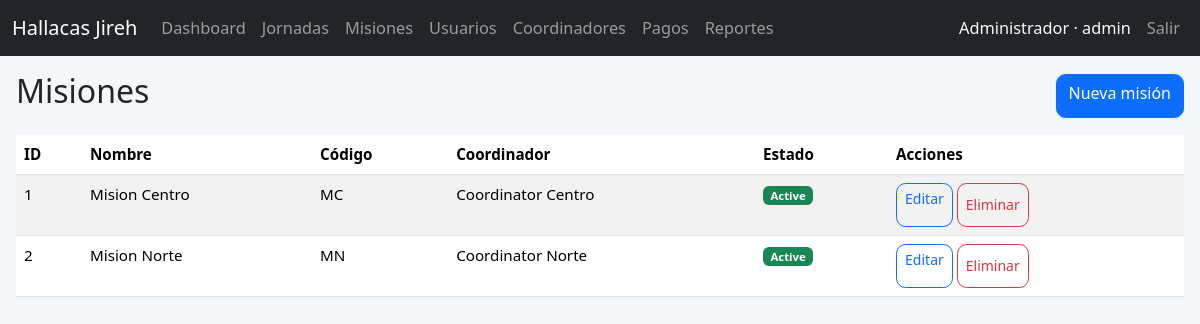
The app's page /index.php?r=missions (signed in) with its own data.
### tables this page shows
CREATE TABLE IF NOT EXISTS missions (
  id INT AUTO_INCREMENT PRIMARY KEY,
  name VARCHAR(120) NOT NULL,
  code VARCHAR(40) NOT NULL UNIQUE,
  description TEXT NULL,
  coordinator_id INT NULL,
  status ENUM('active','inactive') NOT NULL DEFAULT 'active',
  created_at DATETIME NOT NULL DEFAULT CURRENT_TIMESTAMP,
  updated_at DATETIME NOT NULL DEFAULT CURRENT_TIMESTAMP ON UPDATE CURRENT_TIMESTAMP
);

CREATE TABLE IF NOT EXISTS users (
  id INT AUTO_INCREMENT PRIMARY KEY,
  name VARCHAR(120) NOT NULL,
  email VARCHAR(190) NOT NULL UNIQUE,
  password_hash VARCHAR(255) NOT NULL,
  role ENUM('admin','coordinator','jornada_admin','member') NOT NULL DEFAULT 'member',
  mission_id INT NULL,
  jornada_id INT NULL,
  phone VARCHAR(40) NULL,
  status ENUM('active','inactive') NOT NULL DEFAULT 'active',
  created_at DATETIME NOT NULL DEFAULT CURRENT_TIMESTAMP,
  updated_at DATETIME NOT NULL DEFAULT CURRENT_TIMESTAMP ON UPDATE CURRENT_TIMESTAMP,
  FOREIGN KEY (mission_id) REFERENCES missions(id) ON DELETE SET NULL,
  FOREIGN KEY (jornada_id) REFERENCES jornadas(id) ON DELETE SET NULL
);

### app/controllers/MissionController.php (called while the page is built, shortened)
<?php
class MissionController {
    public static function index(): void {
        $missions = Mission::all();
        include BASE_PATH . '/app/views/missions/index.php';
    }
}

### app/models/Mission.php (called while the page is built, shortened)
<?php
class Mission {
    public static function all(bool $onlyActive = false): array {
        $sql = 'SELECT m.*, u.name AS coordinator_name FROM missions m LEFT JOIN users u ON u.id=m.coordinator_id';
        $sql .= ' ORDER BY m.name';
        return DB::query($sql)->fetchAll();
    }
}

### app/db.php (called while the page is built)
<?php
class DB {
    private static ?PDO $pdo = null;
    public static function connect(): PDO {
        if (self::$pdo === null) {
            $dsn = 'mysql:host=' . DB_HOST . ';port=' . DB_PORT . ';dbname=' . DB_NAME . ';charset=utf8mb4';
            $options = [
                PDO::ATTR_ERRMODE => PDO::ERRMODE_EXCEPTION,
                PDO::ATTR_DEFAULT_FETCH_MODE => PDO::FETCH_ASSOC,
                PDO::ATTR_EMULATE_PREPARES => false,
            ];
            try {
                self::$pdo = new PDO($dsn, DB_USER, DB_PASS, $options);
            } catch (PDOException $e) {
                error_log('DB connection failed: ' . $e->getMessage());
                http_response_code(500);
                die('No se pudo conectar a la base de datos.');
            }
        }
        return self::$pdo;
    }
    public static function query(string $sql, array $params = []): PDOStatement {
        $stmt = self::connect()->prepare($sql);
        $stmt->execute($params);
        return $stmt;
    }
}

### app/views/missions/index.php (the view, shortened to what this page needs)
<?php include BASE_PATH . '/app/views/partials/header.php'; ?>
<div class="d-flex flex-column flex-sm-row justify-content-between align-items-stretch align-items-sm-center gap-2 mb-3">
 <h2>Misiones</h2>
 <a class="btn btn-primary" href="<?= url('mission_create') ?>">Nueva misión</a>
</div>
<div class="table-responsive">
<table class="table table-striped table-hover">
 <thead><tr><th>ID</th><th>Nombre</th><th>Código</th><th>Coordinador</th><th>Estado</th><th>Acciones</th></tr></thead>
 <tbody>
 <?php foreach ($missions as $m): ?>
 <tr>
   <td><?= (int)$m['id'] ?></td>
   <td><?= h($m['name']) ?></td>
   <td><?= h($m['code']) ?></td>
   <td><?= h($m['coordinator_name'] ?? '-') ?></td>
   <td><?= status_badge($m['status']) ?></td>
   <td>
     <a class="btn btn-sm btn-outline-primary" href="<?= url('mission_edit',['id'=>$m['id']]) ?>">Editar</a>
     <form method="post" action="<?= url('mission_delete') ?>" class="d-inline" onsubmit="return confirm('Eliminar misión?')">
       <button class="btn btn-sm btn-outline-danger">Eliminar</button>
     </form>
   </td>
 </tr>
 <?php endforeach; ?>
 </tbody>
</table>
</div>
<?php include BASE_PATH . '/app/views/partials/footer.php'; ?>

### app/helpers.php (shortened to what this page needs)
<?php
function url(string $route = '', array $params = []): string {
    $q = array_merge(['r' => $route], $params);
    return '/index.php?' . http_build_query($q);
}
function h($v): string {
    return htmlspecialchars((string)($v ?? ''), ENT_QUOTES, 'UTF-8');
}
function status_badge(string $status): string {
    $map = [
        'pendiente' => 'danger',
        'parcial' => 'warning',
        'pagado' => 'success',
        'open' => 'primary',
        'closed' => 'secondary',
        'active' => 'success',
        'inactive' => 'secondary',
    ];
    $c = $map[$status] ?? 'secondary';
    return '<span class="badge bg-' . $c . '">' . h(ucfirst($status)) . '</span>';
}

### public/assets/css/app.css (style rules this page uses)
:root { --brand:#0d6efd; }
body { background:#f5f7fa; font-size:1rem; }
.btn { border-radius:.6rem; min-height:44px; }
.table { font-size:.9rem; }
.table-responsive { -webkit-overflow-scrolling:touch; }
@media (min-width: 768px) { body { font-size:1.02rem; } }
@media (min-width: 768px) { .table { font-size:.95rem; } }

### records on screen
missions: id "1", name "Mision Centro", code "MC", coordinator.name "Coordinator Centro", status "Active"
missions: id "2", name "Mision Norte", code "MN", coordinator.name "Coordinator Norte", status "Active"

### other values on screen
APP_NAME "Hallacas Jireh"
Auth::user()['name'] "Administrador"
Auth::role() "admin"
